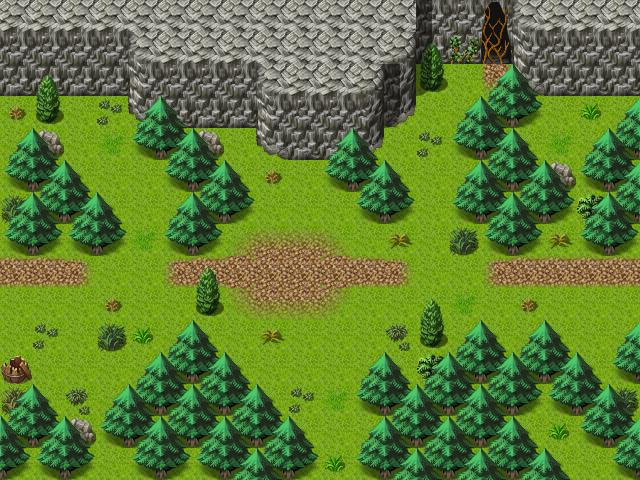

This is a level from a 2D game, rendered from its Tiled map with the project's own tilesets. A one-line summary and the map file follow, with tile-layer data summarised:
An orthogonal 20x15 tile map with 32x32 px tiles, 3 tile layers (Ground, Objects, Above), 1 hidden layer not drawn, 40 tilesets and 7 objects (3x mapchange, 3x spawn, key).

<map version="1.0" orientation="orthogonal" width="20" height="15" tilewidth="32" tileheight="32">
 <properties>
  <property name="outside" value="1" />
 </properties>
 <tileset firstgid="1" name="map_bed_1" tilewidth="32" tileheight="32">
  <image source="../drawable/map_bed_1.png" width="512" height="256" />
 </tileset>
 <tileset firstgid="129" name="map_border_1" tilewidth="32" tileheight="32">
  <image source="../drawable/map_border_1.png" width="512" height="256" />
 </tileset>
 <tileset firstgid="257" name="map_bridge_1" tilewidth="32" tileheight="32">
  <image source="../drawable/map_bridge_1.png" width="512" height="256" />
 </tileset>
 <tileset firstgid="385" name="map_broken_1" tilewidth="32" tileheight="32">
  <image source="../drawable/map_broken_1.png" width="512" height="256" />
 </tileset>
 <tileset firstgid="513" name="map_cavewall_1" tilewidth="32" tileheight="32">
  <image source="../drawable/map_cavewall_1.png" width="576" height="192" />
 </tileset>
 <tileset firstgid="621" name="map_cavewall_2" tilewidth="32" tileheight="32">
  <image source="../drawable/map_cavewall_2.png" width="576" height="192" />
 </tileset>
 <tileset firstgid="729" name="map_cavewall_3" tilewidth="32" tileheight="32">
  <image source="../drawable/map_cavewall_3.png" width="576" height="192" />
 </tileset>
 <tileset firstgid="837" name="map_chair_table_1" tilewidth="32" tileheight="32">
  <image source="../drawable/map_chair_table_1.png" width="512" height="256" />
 </tileset>
 <tileset firstgid="965" name="map_crate_1" tilewidth="32" tileheight="32">
  <image source="../drawable/map_crate_1.png" width="512" height="256" />
 </tileset>
 <tileset firstgid="1093" name="map_cupboard_1" tilewidth="32" tileheight="32">
  <image source="../drawable/map_cupboard_1.png" width="512" height="256" />
 </tileset>
 <tileset firstgid="1221" name="map_curtain_1" tilewidth="32" tileheight="32">
  <image source="../drawable/map_curtain_1.png" width="512" height="256" />
 </tileset>
 <tileset firstgid="1349" name="map_entrance_1" tilewidth="32" tileheight="32">
  <image source="../drawable/map_entrance_1.png" width="512" height="256" />
 </tileset>
 <tileset firstgid="1477" name="map_fence_1" tilewidth="32" tileheight="32">
  <image source="../drawable/map_fence_1.png" width="512" height="256" />
 </tileset>
 <tileset firstgid="1605" name="map_fence_2" tilewidth="32" tileheight="32">
  <image source="../drawable/map_fence_2.png" width="512" height="256" />
 </tileset>
 <tileset firstgid="1733" name="map_ground_1" tilewidth="32" tileheight="32">
  <image source="../drawable/map_ground_1.png" width="512" height="256" />
 </tileset>
 <tileset firstgid="1861" name="map_ground_2" tilewidth="32" tileheight="32">
  <image source="../drawable/map_ground_2.png" width="512" height="256" />
 </tileset>
 <tileset firstgid="1989" name="map_ground_3" tilewidth="32" tileheight="32">
  <image source="../drawable/map_ground_3.png" width="512" height="256" />
 </tileset>
 <tileset firstgid="2117" name="map_ground_4" tilewidth="32" tileheight="32">
  <image source="../drawable/map_ground_4.png" width="512" height="256" />
 </tileset>
 <tileset firstgid="2245" name="map_ground_5" tilewidth="32" tileheight="32">
  <image source="../drawable/map_ground_5.png" width="512" height="256" />
 </tileset>
 <tileset firstgid="2373" name="map_ground_6" tilewidth="32" tileheight="32">
  <image source="../drawable/map_ground_6.png" width="512" height="256" />
 </tileset>
 <tileset firstgid="2501" name="map_ground_7" tilewidth="32" tileheight="32">
  <image source="../drawable/map_ground_7.png" width="512" height="256" />
 </tileset>
 <tileset firstgid="2629" name="map_ground_8" tilewidth="32" tileheight="32">
  <image source="../drawable/map_ground_8.png" width="512" height="256" />
 </tileset>
 <tileset firstgid="2757" name="map_indoor_1" tilewidth="32" tileheight="32">
  <image source="../drawable/map_indoor_1.png" width="512" height="256" />
 </tileset>
 <tileset firstgid="2885" name="map_kitchen_1" tilewidth="32" tileheight="32">
  <image source="../drawable/map_kitchen_1.png" width="512" height="256" />
 </tileset>
 <tileset firstgid="3013" name="map_outdoor_1" tilewidth="32" tileheight="32">
  <image source="../drawable/map_outdoor_1.png" width="512" height="256" />
 </tileset>
 <tileset firstgid="3141" name="map_pillar_1" tilewidth="32" tileheight="32">
  <image source="../drawable/map_pillar_1.png" width="512" height="256" />
 </tileset>
 <tileset firstgid="3269" name="map_plant_1" tilewidth="32" tileheight="32">
  <image source="../drawable/map_plant_1.png" width="512" height="256" />
 </tileset>
 <tileset firstgid="3397" name="map_rock_1" tilewidth="32" tileheight="32">
  <image source="../drawable/map_rock_1.png" width="512" height="256" />
 </tileset>
 <tileset firstgid="3525" name="map_roof_1" tilewidth="32" tileheight="32">
  <image source="../drawable/map_roof_1.png" width="512" height="256" />
 </tileset>
 <tileset firstgid="3653" name="map_roof_2" tilewidth="32" tileheight="32">
  <image source="../drawable/map_roof_2.png" width="512" height="256" />
 </tileset>
 <tileset firstgid="3781" name="map_shop_1" tilewidth="32" tileheight="32">
  <image source="../drawable/map_shop_1.png" width="512" height="256" />
 </tileset>
 <tileset firstgid="3909" name="map_sign_ladder_1" tilewidth="32" tileheight="32">
  <image source="../drawable/map_sign_ladder_1.png" width="512" height="256" />
 </tileset>
 <tileset firstgid="4037" name="map_table_1" tilewidth="32" tileheight="32">
  <image source="../drawable/map_table_1.png" width="512" height="256" />
 </tileset>
 <tileset firstgid="4165" name="map_trail_1" tilewidth="32" tileheight="32">
  <image source="../drawable/map_trail_1.png" width="512" height="256" />
 </tileset>
 <tileset firstgid="4293" name="map_tree_1" tilewidth="32" tileheight="32">
  <image source="../drawable/map_tree_1.png" width="512" height="256" />
 </tileset>
 <tileset firstgid="4421" name="map_wall_1" tilewidth="32" tileheight="32">
  <image source="../drawable/map_wall_1.png" width="512" height="256" />
 </tileset>
 <tileset firstgid="4549" name="map_wall_2" tilewidth="32" tileheight="32">
  <image source="../drawable/map_wall_2.png" width="480" height="256" />
 </tileset>
 <tileset firstgid="4669" name="map_wall_3" tilewidth="32" tileheight="32">
  <image source="../drawable/map_wall_3.png" width="480" height="256" />
 </tileset>
 <tileset firstgid="4789" name="map_window_1" tilewidth="32" tileheight="32">
  <image source="../drawable/map_window_1.png" width="512" height="256" />
 </tileset>
 <tileset firstgid="4917" name="map_window_2" tilewidth="32" tileheight="32">
  <image source="../drawable/map_window_2.png" width="512" height="256" />
 </tileset>
 <layer name="Ground" width="20" height="15">
  <data>[300 cells, 300 non-empty, 10 distinct tile ids]</data>
 </layer>
 <layer name="Objects" width="20" height="15">
  <data>[300 cells, 157 non-empty, 33 distinct tile ids]</data>
 </layer>
 <layer name="Above" width="20" height="15">
  <data>[300 cells, 56 non-empty, 7 distinct tile ids]</data>
 </layer>
 <layer name="Walkable" width="20" height="15" visible="0">
  <data>[300 cells, 185 non-empty, 1 distinct tile ids]</data>
 </layer>
 <objectgroup name="Mapevents" width="20" height="15" visible="0">
  <object name="east" type="mapchange" x="608" y="256" width="32" height="96">
   <properties>
    <property name="map" value="flagstone0" />
    <property name="place" value="west" />
   </properties>
  </object>
  </objectgroup>
 <objectgroup name="Spawn" width="20" height="15" visible="0">
  <!-- 3 objects omitted --></objectgroup>
 <objectgroup name="Keys" width="20" height="15" visible="0">
  <!-- 1 objects omitted --></objectgroup>
</map>
<!-- 6 of 7 objects omitted -->
